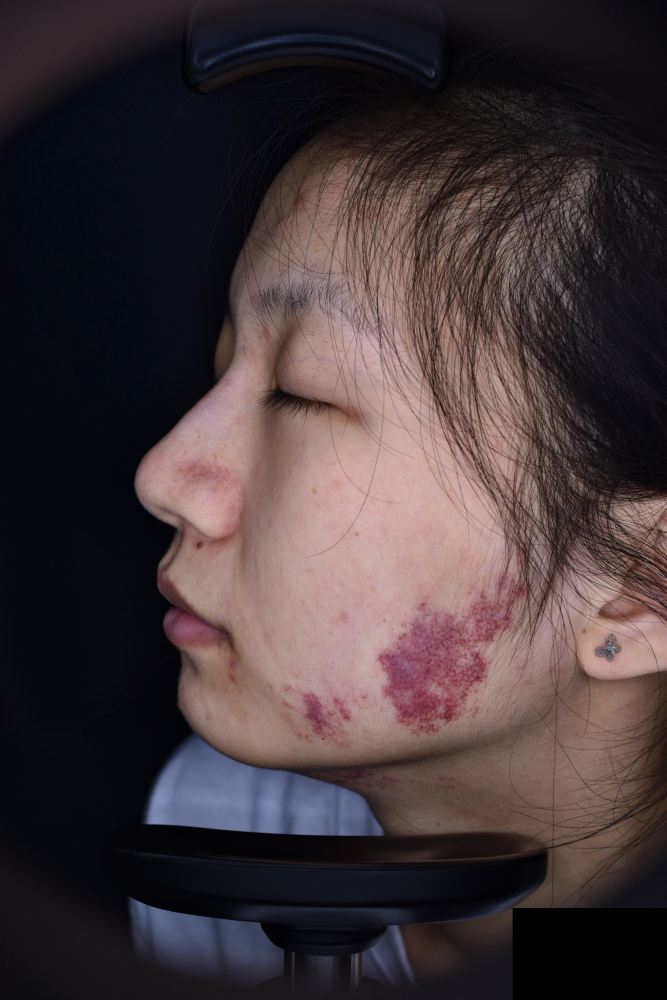
#> input picture img/0001_0001_00_01_000_20210712.jpg, 2000 x 3000 px (shown at 1/3 size)
$ python -i detect_v4.py   (imports and definitions only)
#> lines starting #> are read from the running program, lines starting #| are printed output that depends on the picture; after the words box and inside, x2 and y2 are one past the last pixel; in counts of white or black regions, pixels touching at a corner belong together
#> further down, picture is the input picture: shape (3000, 2000, 3); mean B, G, R 57.2, 54.7, 67.4
# -*- coding = utf-8 -*-
# @Time : 2021/8/15 11:30
# @Author : 阮智霖
# @File : detect_v4.py
# @Software: PyCharm


import face_recognition
import cv2
import numpy as np


# [5 lines left out: function cv_show, not called in this run]


#功能：得除去背景及部分毛发的皮肤
def check_face_yCrCb(image):
    img_BGR = image
    img_RGB = cv2.cvtColor(img_BGR, cv2.COLOR_BGR2RGB)
    img_yCrCb = cv2.cvtColor(img_BGR, cv2.COLOR_BGR2YCrCb)
#> img_yCrCb: shape (3000, 2000, 3); mean of channels 0, 1, 2 58.8, 134.1, 127.1
    Cr = img_yCrCb[:, :, 1]  #1.提取Cr分量
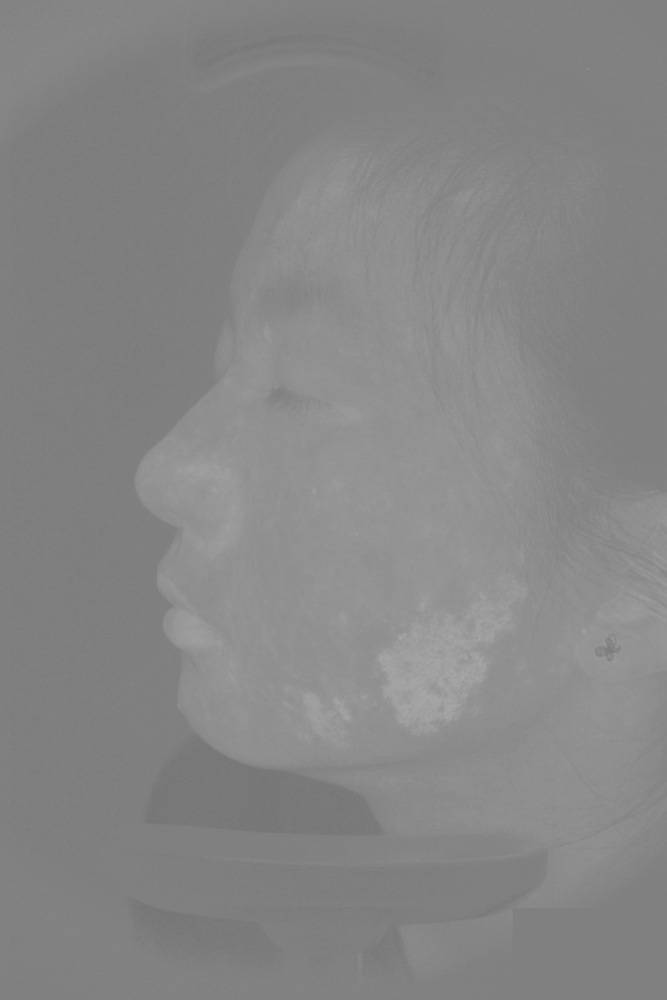
#> Cr: shape (3000, 2000) (shown at 1/3 size); min 116, max 171, mean 134.1
    Cr1 = cv2.GaussianBlur(Cr, (5, 5), 0)  # 2.高斯模糊
    ret,  SkinSegment = cv2.threshold(Cr1, 0, 255, cv2.THRESH_BINARY + cv2.THRESH_OTSU)  #3.自适应阈值剔除背景
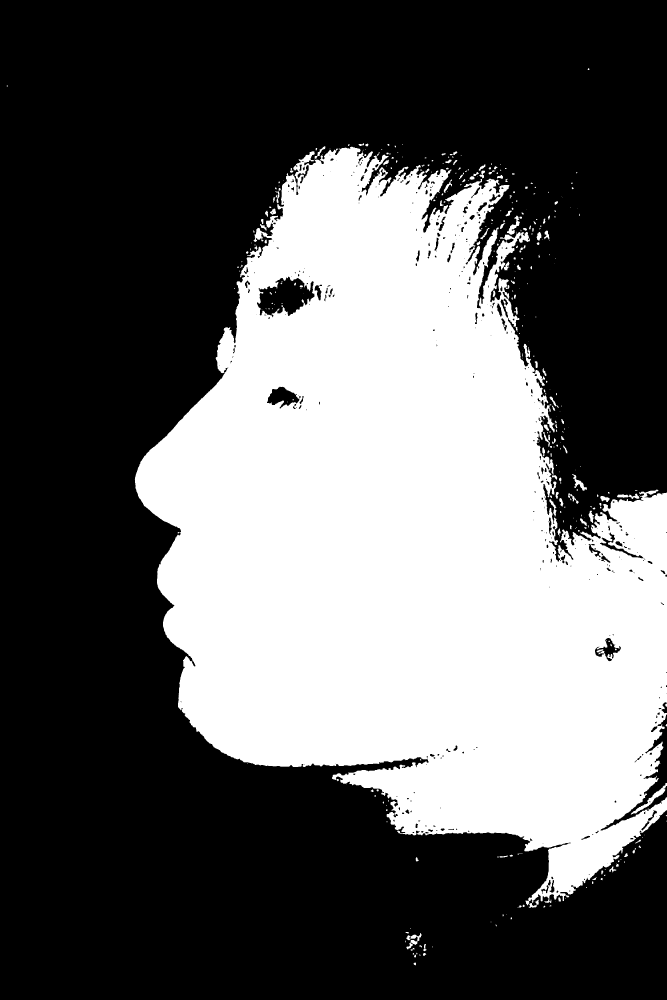
#> SkinSegment: shape (3000, 2000) (shown at 1/3 size); 37% white; 368 white regions (193 under 20 px), largest, box (x1, y1, x2, y2) and area: (404, 440, 2000, 2716) 2202834, (1892, 2349, 2000, 2444) 1447, (1218, 2799, 1265, 2848) 787
#> ret = 136
    img1_bg = cv2.bitwise_and(img_RGB, img_RGB, mask=SkinSegment) #4.得到除去背景的掩膜
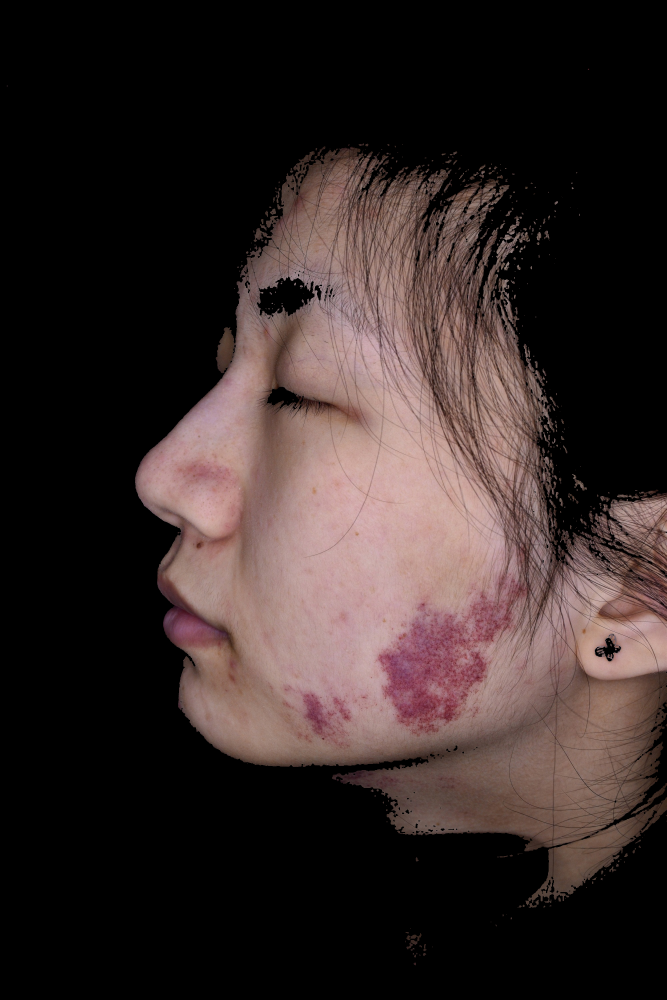
#> img1_bg: shape (3000, 2000, 3) (shown at 1/3 size); mean R, G, B 53.3, 41.4, 39.8
    img1_bg = cv2.cvtColor(img1_bg, cv2.COLOR_RGB2BGR)
    B = img1_bg[:, :, 2]
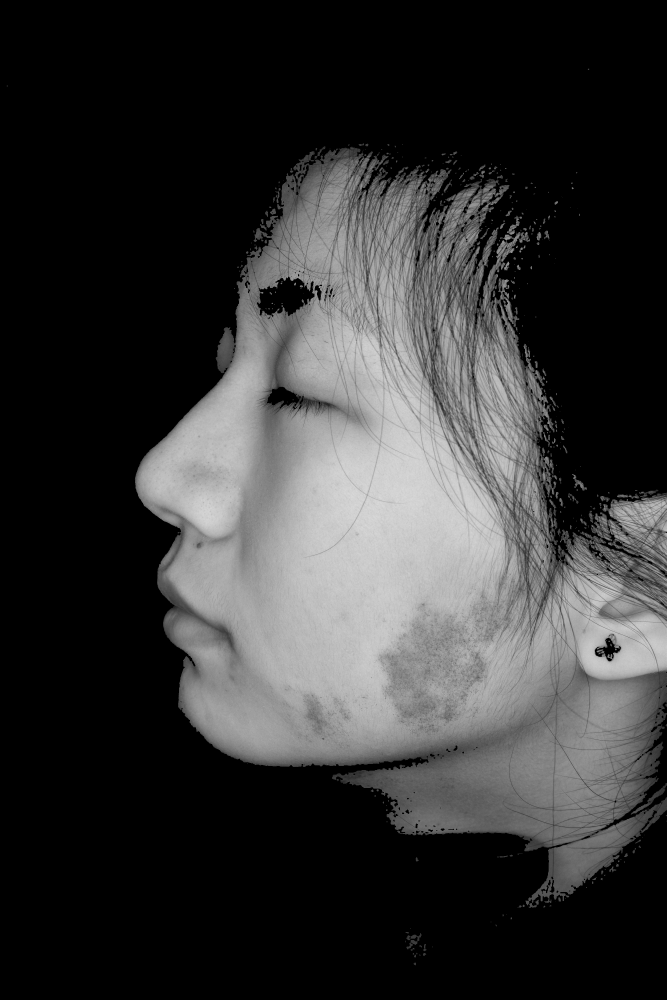
#> B: shape (3000, 2000) (shown at 1/3 size); min 0, max 255, mean 53.3
    ret1, mask = cv2.threshold(B, 80, 250, cv2.THRESH_TOZERO)  # 5.除去部分毛发
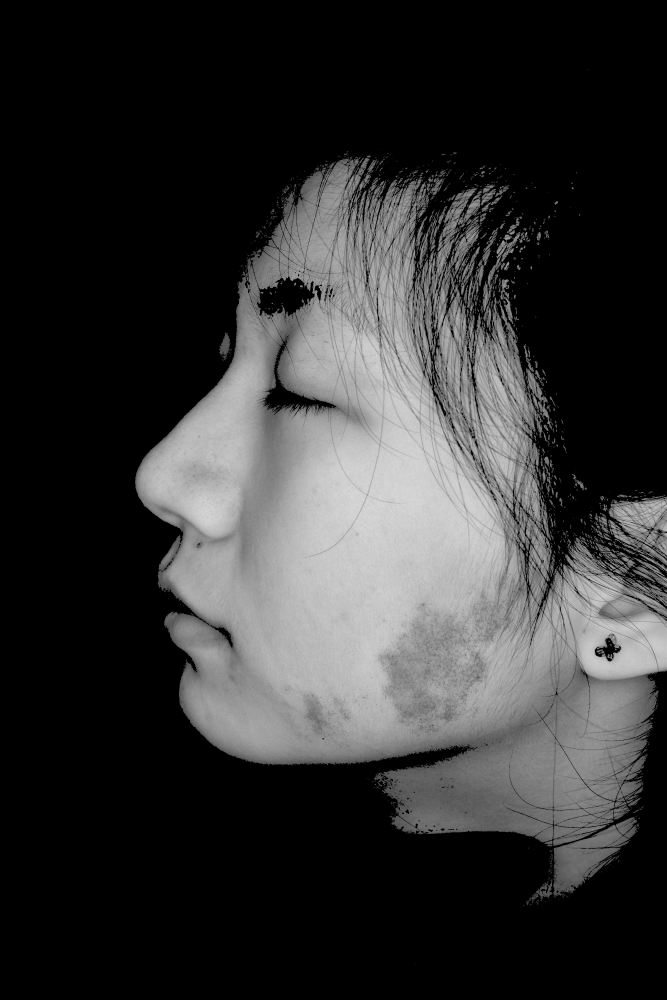
#> mask: shape (3000, 2000) (shown at 1/3 size); min 0, max 255, mean 51.4
    img1_bg = cv2.bitwise_and(img_RGB, img_RGB, mask=mask)  #6.得除去背景及部分毛发掩膜
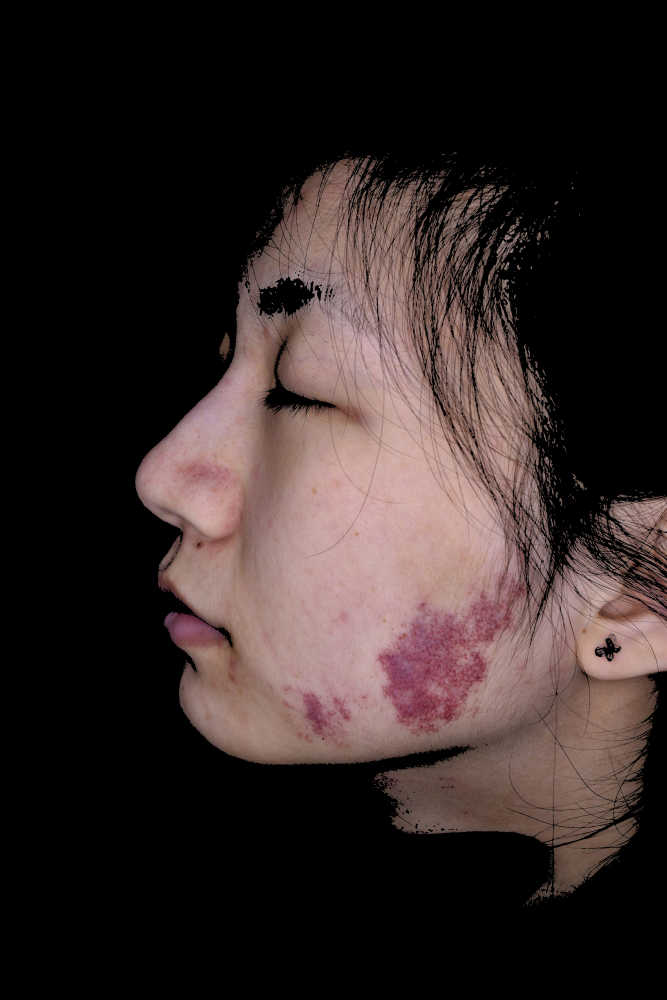
#> img1_bg: shape (3000, 2000, 3) (shown at 1/3 size); mean R, G, B 51.4, 40.1, 38.7
    img_face = cv2.cvtColor(img1_bg, cv2.COLOR_BGR2RGB)
    return img_face  #得除去背景及部分毛发的皮肤


#功能：对于侧脸。通过垂直投影精确定位图像中嘴唇的最侧一端x坐标
# [79 lines left out: functions getVProjection, side_mouth, get_outline, not called in this run]
'''
                if (num != 1 and num != 4 and num != 5):
                    point = tuple(point)
                    cv2.line(img, last_point_list[0],
                             point, (255, 255, 255), 10)
                    last_point_list[0] = point
                if (num == 1):
                    point = tuple(point)
                    cv2.line(img, last_point_list[0],
                             point, (255, 255, 255), 10)
                    last_point_list[0] = point
            if (num != 1 and num != 4 and num != 5):
                point = tuple(point)
                cv2.line(img, first_point_list[0],
                         point, (255, 255, 255), 10)
'''


# 功能：对于检测到特征点的图像，在得到五官轮廓的情况下，利用floodfill算法得掩膜，返回去除五官的人脸
# [62 lines left out: functions fill_outline, resize_and_recongnition, detect_result, not called in this run]

'''
    else:
        top, right, bottom, left = (600, 2000, 2300, 560)
        img = check_face_yCrCb(image)  # 去除背景
        cv_show("img", img)

        intx, inty, intw, inth = left, top, right - left, bottom - top
        result_BGR = side_mouth(img, intx, inty, intw, inth)
        cv_show("res", result_BGR)
'''


'''
    else:  # 检测不到特征点
        print("face_location[0]:", face_location)
        top, right, bottom, left = face_location[0]
        top = int(top * ratio)
        right = int(right * ratio)
        bottom = int(bottom * ratio)
        left = int(left * ratio)

        img = check_face_yCrCb(image) #去除背景
        intx, inty, intw, inth = left, top, right - left, bottom - top
        result_BGR = side_mouth(img, intx, inty, intw, inth)  # 再去除侧脸嘴唇，得正常皮肤与红斑部分
    '''

>>> import cv2
>>> picture = cv2.imread('img/0001_0001_00_01_000_20210712.jpg')
>>> result = check_face_yCrCb(picture)

$ run again, on img/0001_0001_01_01_000_20210712.jpg
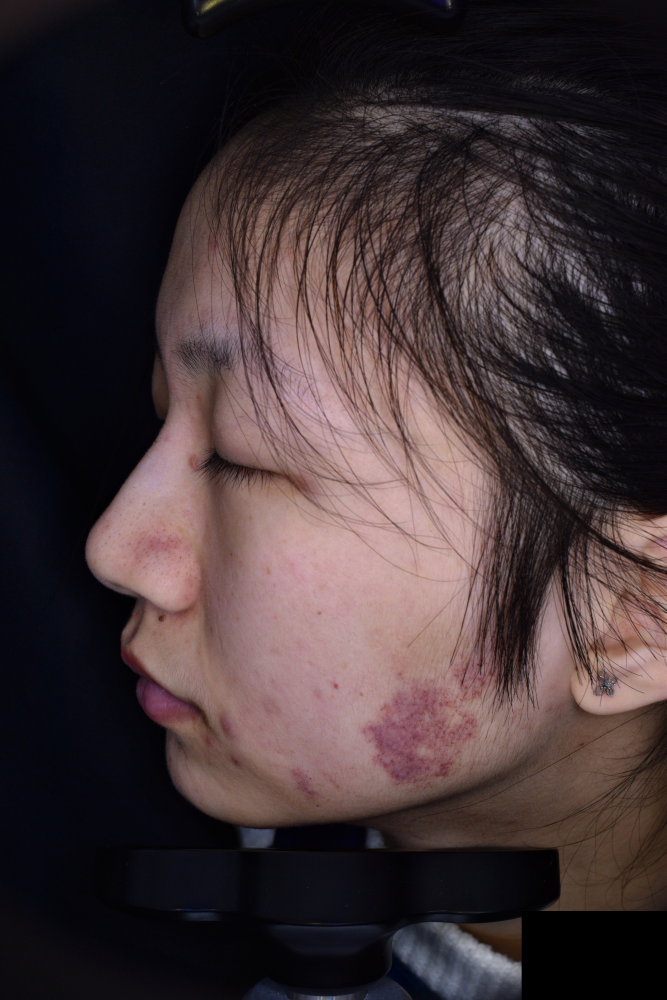
#> input picture img/0001_0001_01_01_000_20210712.jpg, 2000 x 3000 px (shown at 1/3 size)
#> picture is the input picture: shape (3000, 2000, 3); mean B, G, R 53.4, 51.4, 65
#> img_yCrCb: shape (3000, 2000, 3); mean of channels 0, 1, 2 55.7, 134.7, 126.7
#> in check_face_yCrCb, `ret,  SkinSegment = cv2.threshold(Cr1, 0, 255, cv2.THRESH_BINARY + cv2..`:
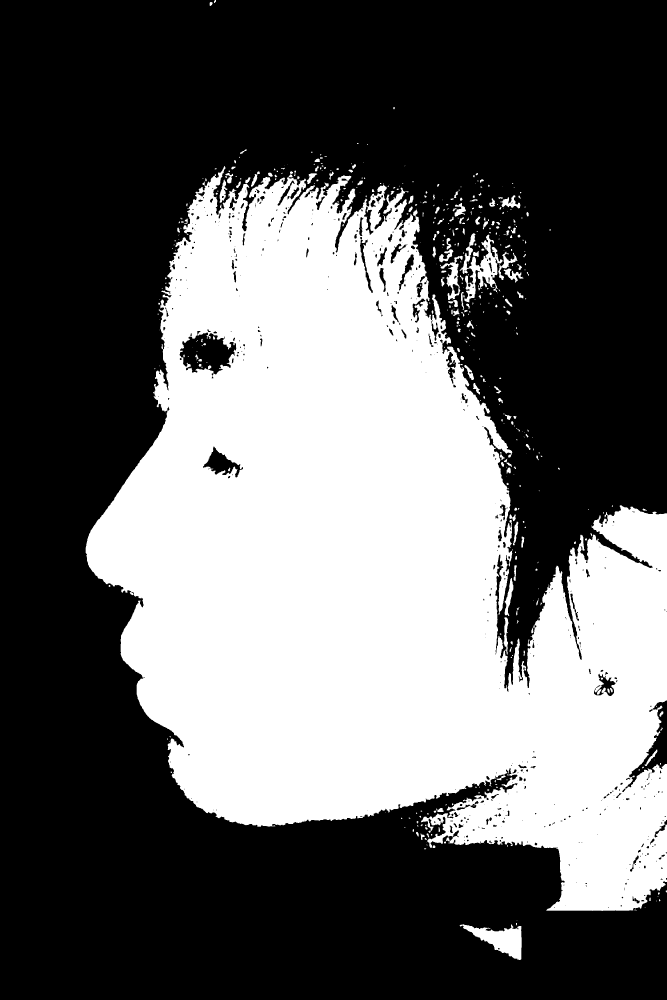
#> SkinSegment: shape (3000, 2000) (shown at 1/3 size); 38.7% white; 489 white regions (253 under 20 px), largest, box (x1, y1, x2, y2) and area: (257, 498, 2000, 2733) 2277871, (1379, 700, 1508, 907) 8978, (1379, 2773, 1565, 2880) 8976
#> ret = 136
#> in check_face_yCrCb, `img1_bg = cv2.bitwise_and(img_RGB, img_RGB, mask=mask)`:
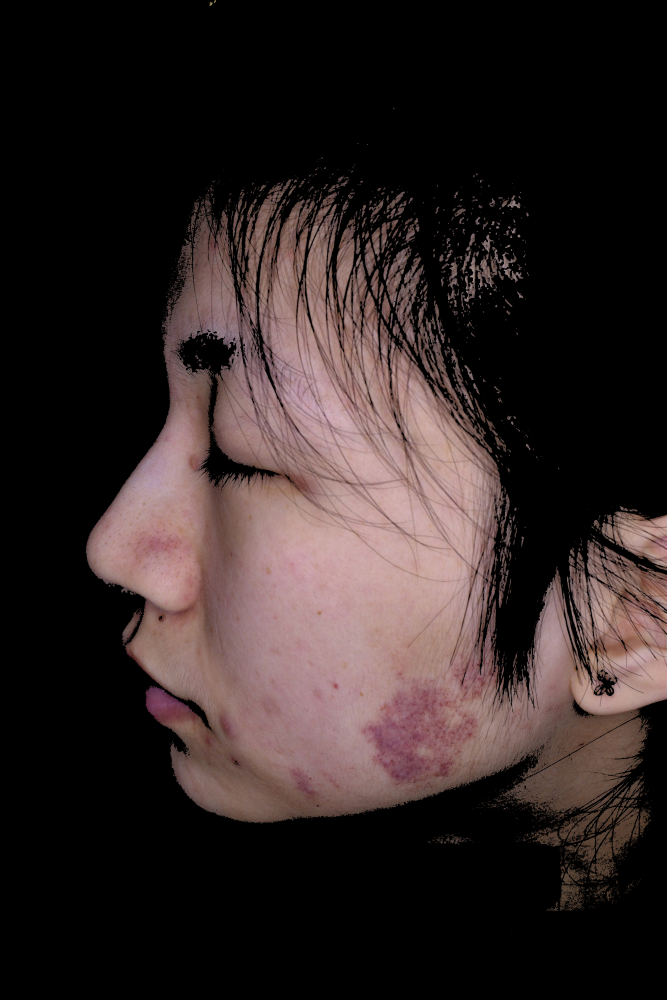
#> img1_bg: shape (3000, 2000, 3) (shown at 1/3 size); mean R, G, B 49, 38.1, 37.1
